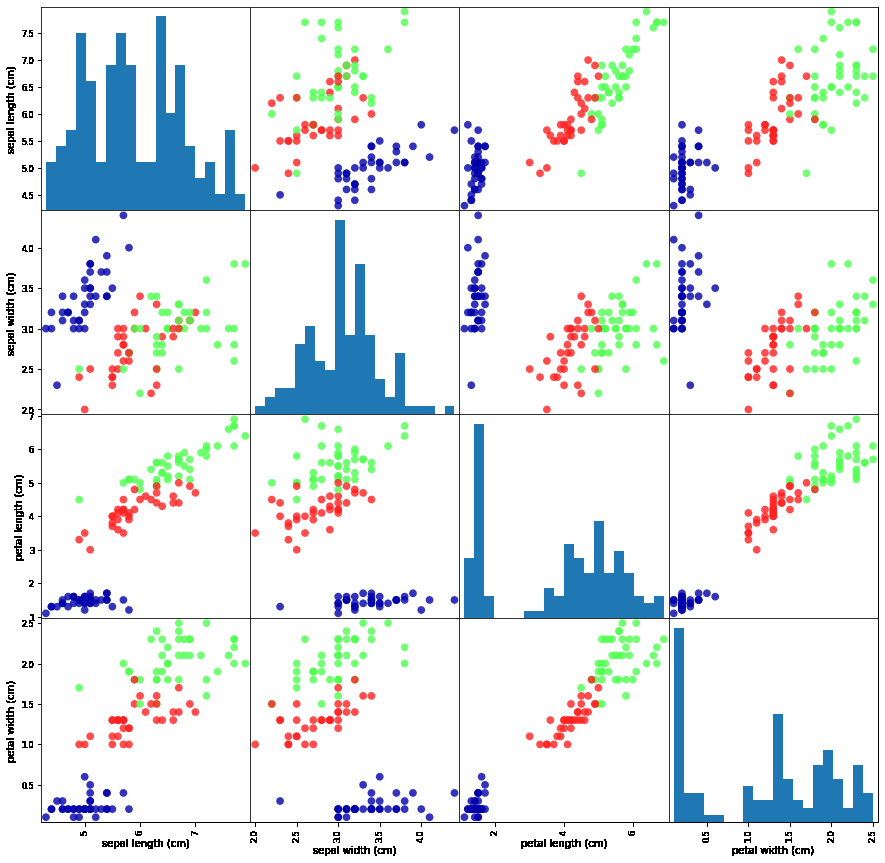
#> input picture imgs/1.png, 885 x 863 px, found by its file name
$ jupyter execute PCA_IMG.ipynb
#> lines starting #> are read from the running program, lines starting #| are printed output that depends on the picture
[cell 1]
import numpy as np
import cv2 as cv
from sklearn import decomposition
import matplotlib.pyplot as plt

[cell 2]
#数据中心化
def Z_centered(dataMat):
	rows,cols=dataMat.shape
	meanVal = np.mean(dataMat, axis=0)  # 按列求均值，即求各个特征的均值
	meanVal = np.tile(meanVal,(rows,1)) #相当于广播 为下面的减法做铺垫
	newdata = dataMat-meanVal
	return newdata, meanVal

[cell 3]
#协方差矩阵
def Cov(dataMat):
	meanVal = np.mean(data,0) #压缩行，返回1*cols矩阵，对各列求均值
	meanVal = np.tile(meanVal, (rows,1)) #返回rows行的均值矩阵
	Z = dataMat - meanVal
	Zcov = (1/(rows-1))*Z.T * Z
	return Zcov

[cell 4]
#最小化降维造成的损失，确定k
def Percentage2n(eigVals, percentage):
	sortArray = np.sort(eigVals)  # 升序
	sortArray = sortArray[-1::-1]  # 逆转，即降序
	arraySum = sum(sortArray)
	tmpSum = 0
	num = 0
	for i in sortArray:
		tmpSum += i
		num += 1
		if tmpSum >= arraySum * percentage:
			return num

[cell 5]
#得到最大的k个特征值和特征向量
def EigDV(covMat, p):
	D, V = np.linalg.eig(covMat) # 得到特征值和特征向量
	k = Percentage2n(D, p) # 确定k值
	print("保留99%信息，降维后的特征个数："+str(k)+"\n")
	eigenvalue = np.argsort(D)
	K_eigenValue = eigenvalue[-1:-(k+1):-1]
	K_eigenVector = V[:,K_eigenValue]
	return K_eigenValue, K_eigenVector

[cell 6]
#得到降维后的数据
def getlowDataMat(DataMat, K_eigenVector):
	return DataMat * K_eigenVector

[cell 7]
#重构数据
def Reconstruction(lowDataMat, K_eigenVector, meanVal):
	reconDataMat = lowDataMat * K_eigenVector.T + meanVal
	return reconDataMat

[cell 8]
#PCA算法
def PCA(data, p):
	dataMat = np.float32(np.mat(data))
	#数据中心化
	dataMat, meanVal = Z_centered(dataMat)
	#计算协方差矩阵
		#covMat = Cov(dataMat)
	covMat = np.cov(dataMat, rowvar=0)
	#得到最大的k个特征值和特征向量
	D, V = EigDV(covMat, p)
	#得到降维后的数据
	lowDataMat = getlowDataMat(dataMat, V)
	#重构数据
	reconDataMat = Reconstruction(lowDataMat, V, meanVal)
	return reconDataMat

[cell 9]
imagePath = '1.png'
image = cv.imread(imagePath)
#> image is the input picture: shape (863, 885, 3); mean B, G, R 238.5, 236, 231.1
image=cv.cvtColor(image,cv.COLOR_BGR2GRAY)
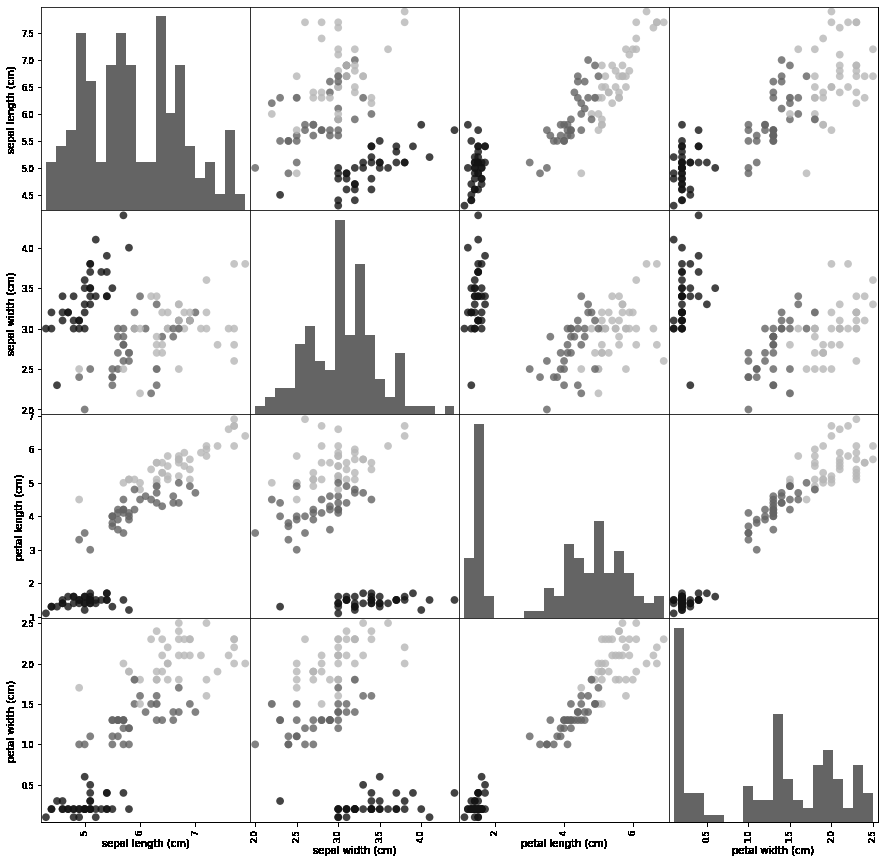
#> image: shape (863, 885); min 0, max 255, mean 234.8
rows,cols=image.shape
#> rows = 863; cols = 885
print("降维前的特征个数："+str(cols)+"\n")
#| 降维前的特征个数：885
print(image)
#> (printed output is left out)
print('----------------------------------------')
reconImage = PCA(image, 0.99)
#> in Z_centered, `meanVal = np.tile(meanVal,(rows,1))`:
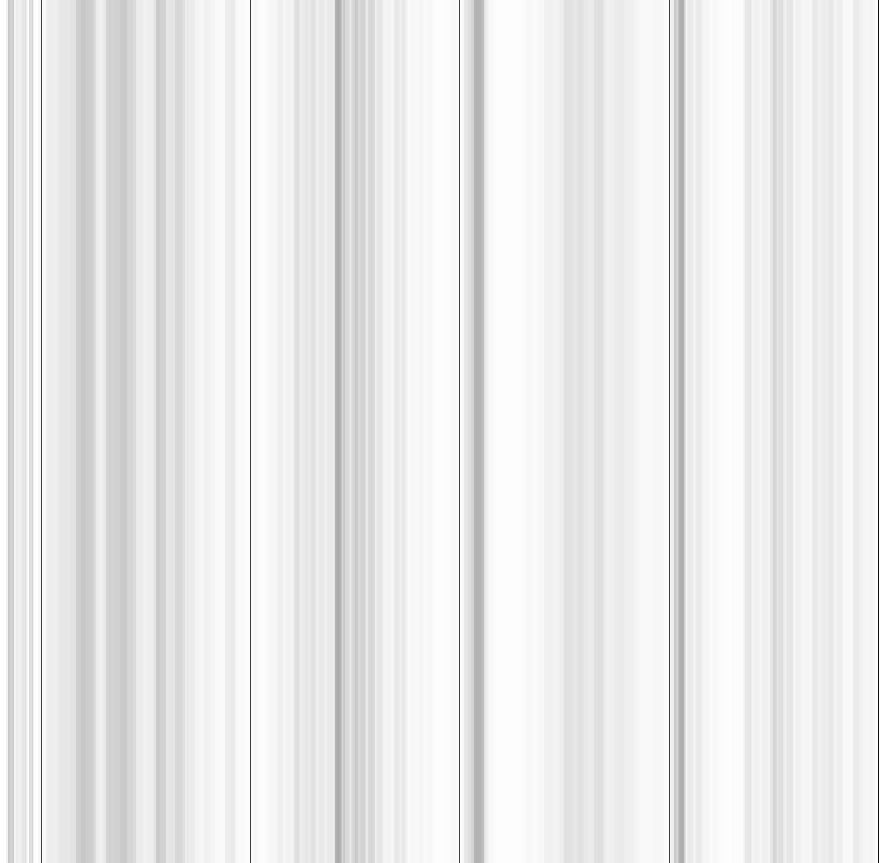
#> meanVal: shape (863, 885) float32; min 13.89, max 255, mean 234.8
#> in Z_centered, `newdata = dataMat-meanVal`:
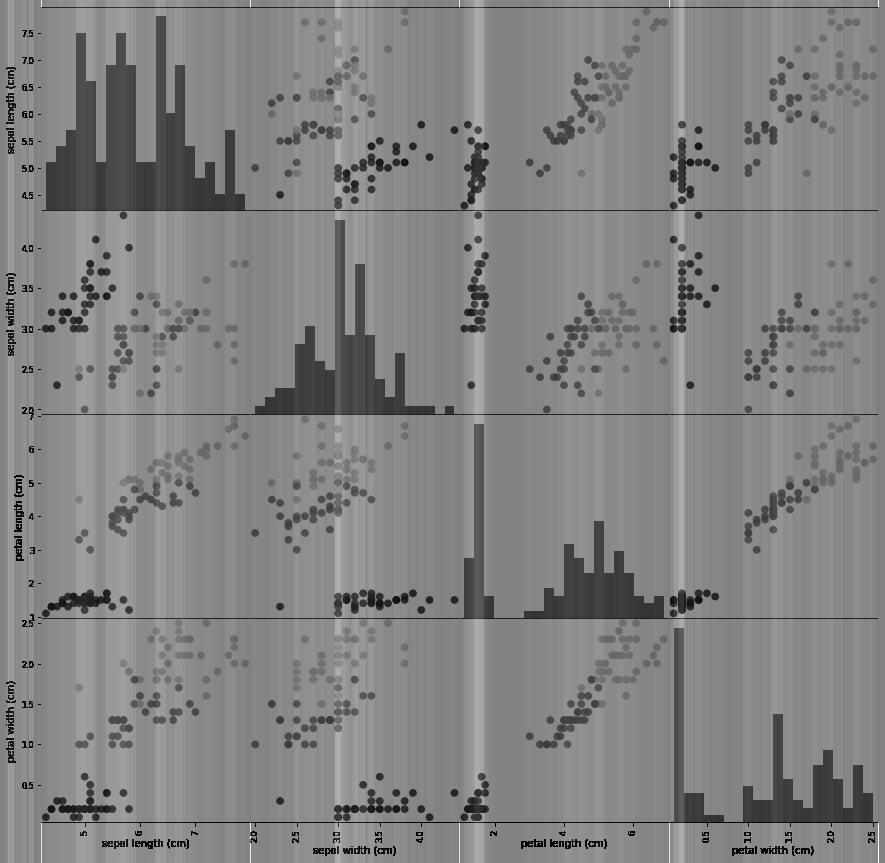
#> newdata: shape (863, 885) float32; min -253.8, max 241.1, mean 0; drawn with min black and max white
#> in PCA, `covMat = np.cov(dataMat, rowvar=0)`:
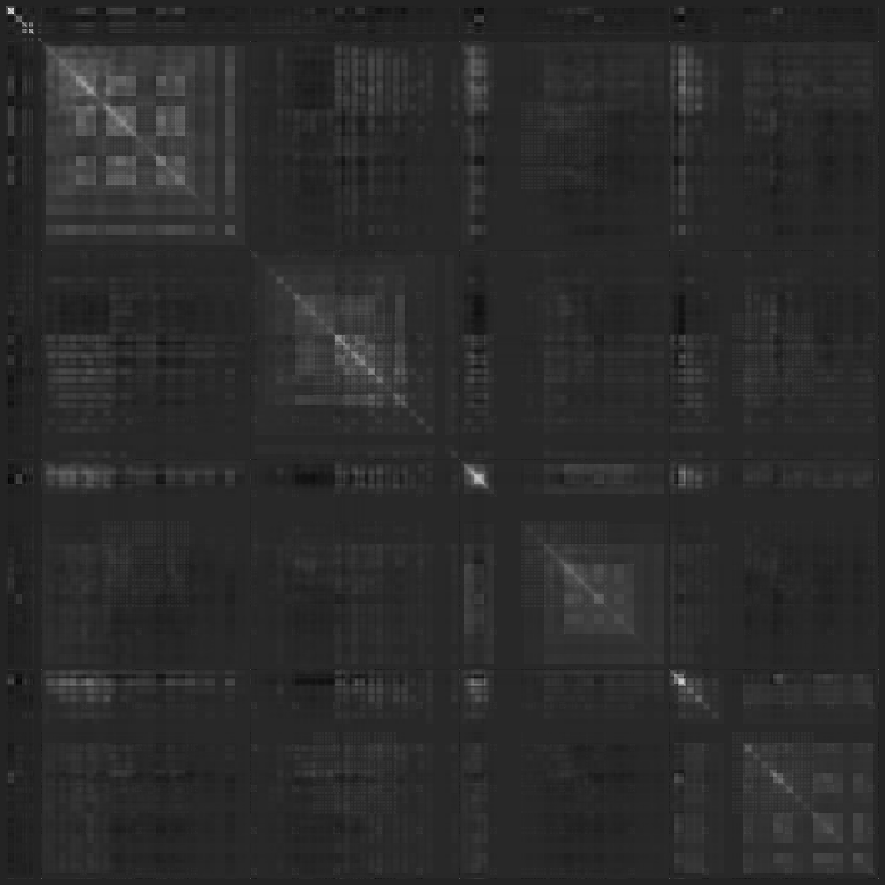
#> covMat: shape (885, 885) float64; min -1839, max 11261.2, mean 400.3; drawn with min black and max white
#> the loop in Percentage2n, `for i in sortArray:` made 149 passes
#> after the loop in Percentage2n, `for i in sortArray:`: num = 149
#| 保留99%信息，降维后的特征个数：149
#> in EigDV, `eigenvalue = np.argsort(D)`: eigenvalue = 885 values, max 884 at index 46, min 0 at index 884, mean 442
#> in EigDV, `K_eigenValue = eigenvalue[-1:-(k+1):-1]`: K_eigenValue = 149 values, max 148 at index 148, min 0 at index 0, mean 74
#> in PCA, `D, V = EigDV(covMat, p)`: D has the same summary as K_eigenValue in EigDV
reconImage = reconImage.astype(np.uint8)
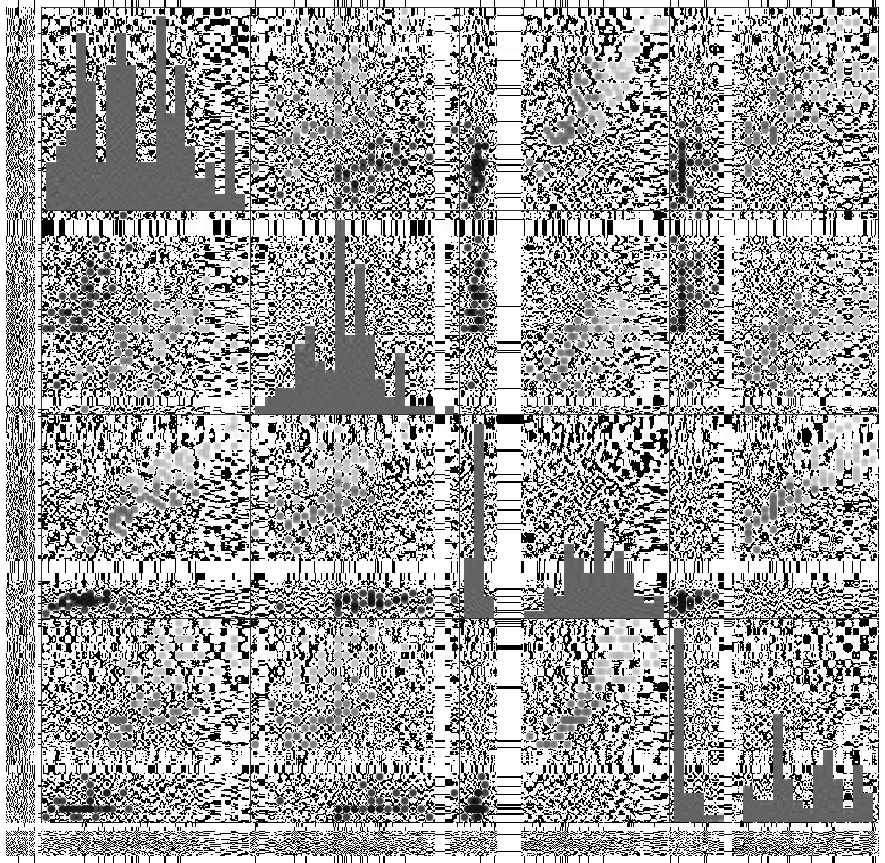
#> reconImage: shape (863, 885); min 0, max 255, mean 165.2
print(reconImage)
#> (printed output is left out)
plt.figure("Image") # 图像窗口名称
plt.imshow(reconImage)

$ run again, with imgs/10.png copied over imgs/1.png
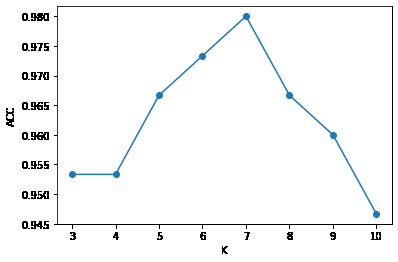
#> input picture imgs/10.png, 398 x 262 px, found by its file name
#> image is the input picture: shape (262, 398, 3); mean B, G, R 248.1, 247.5, 246.7
#> image: shape (262, 398)
#| 降维前的特征个数：398
#> (printed output is left out)
#> in PCA, `covMat = np.cov(dataMat, rowvar=0)`:
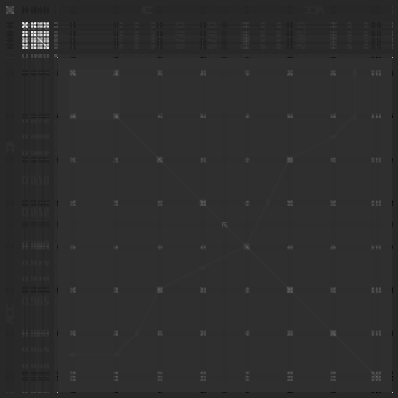
#> covMat: shape (398, 398) float64; min -2251.4, max 12049.9, mean 330.9; drawn with min black and max white
#> the loop in Percentage2n, `for i in sortArray:` made 98 passes
#> after the loop in Percentage2n, `for i in sortArray:`: num = 98
#| 保留99%信息，降维后的特征个数：98
#> eigenvalue = 398 values, max 397 at index 81, min 0 at index 397, mean 198.5
#> K_eigenValue = 98 values, max 101 at index 93, min 0 at index 0, mean 48.78
#> D has the same summary as K_eigenValue in EigDV
#> `reconImage = reconImage.astype(np.uint8)`:
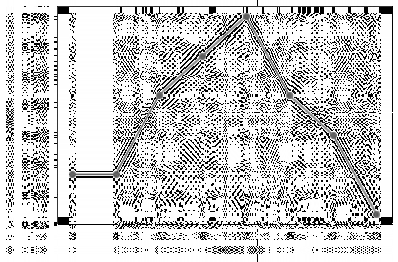
#> reconImage: shape (262, 398); min 0, max 255, mean 203.3
#> (printed output is left out)

$ run again, with imgs/11.png copied over imgs/1.png
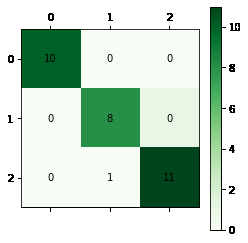
#> input picture imgs/11.png, 248 x 243 px, found by its file name
#> image is the input picture: shape (243, 248, 3); mean B, G, R 202.8, 217.7, 197.5
#> image: shape (243, 248)
#| 降维前的特征个数：248
#> (printed output is left out)
#> in PCA, `covMat = np.cov(dataMat, rowvar=0)`:
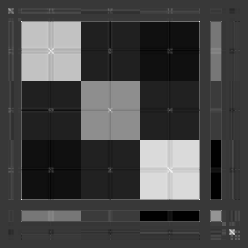
#> covMat: shape (248, 248) float64; min -2858, max 10007.3, mean 672.3; drawn with min black and max white
#> the loop in Percentage2n, `for i in sortArray:` made 17 passes
#> after the loop in Percentage2n, `for i in sortArray:`: num = 17
#| 保留99%信息，降维后的特征个数：17
#> eigenvalue = 248 values, max 247 at index 114, min 0 at index 247, mean 123.5
#> K_eigenValue = 17 values from 0 to 16
#> `reconImage = reconImage.astype(np.uint8)`:
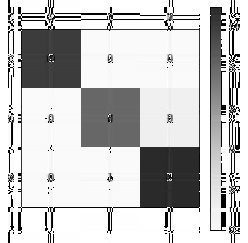
#> reconImage: shape (243, 248); min 0, max 255, mean 198.6
#> (printed output is left out)
